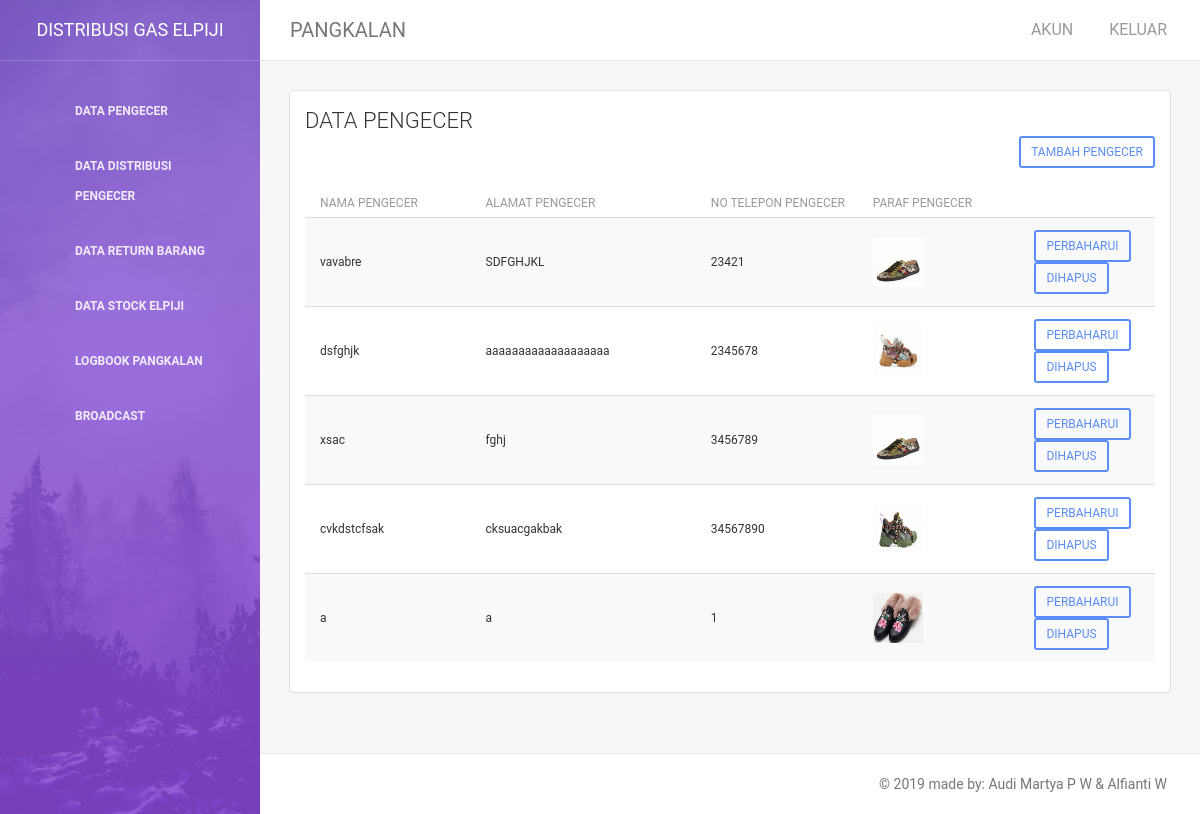
The page /index.php/pengecer on the database as committed earlier.
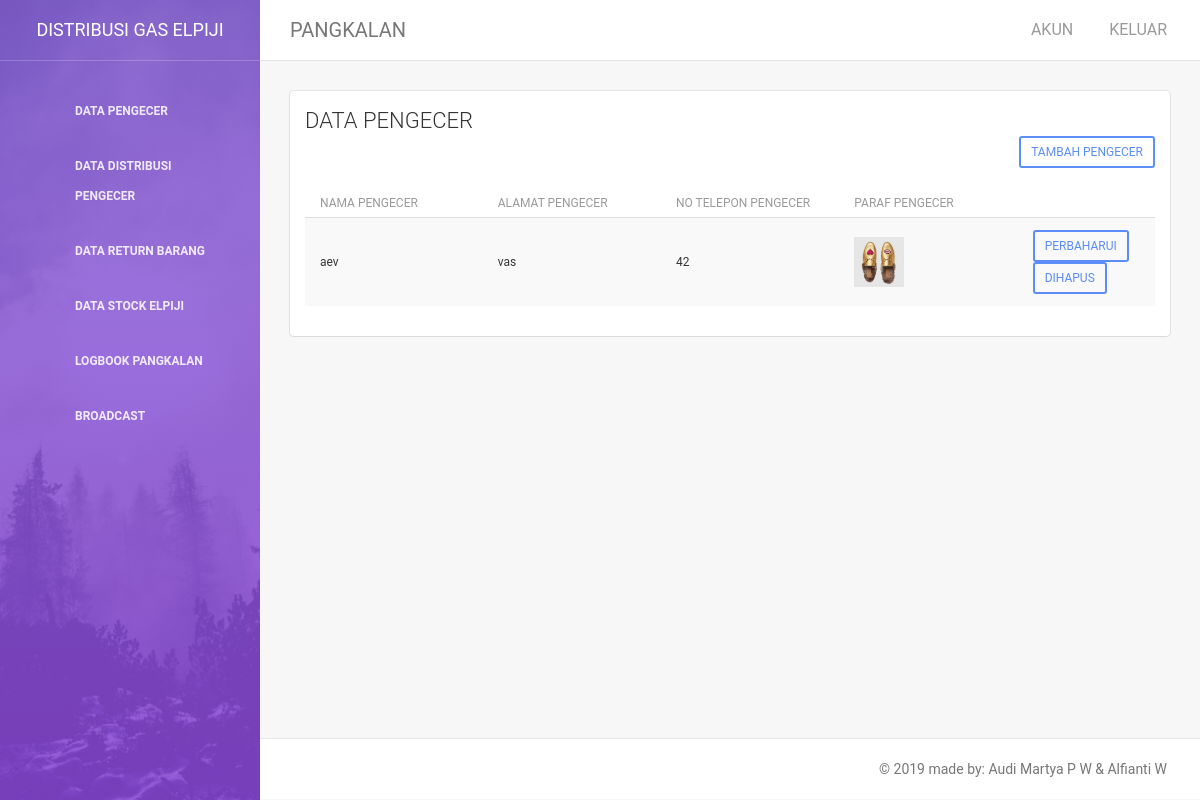
The same page on the database as committed later.
### tables this page shows
CREATE TABLE `member_elpiji` (
  `id_member` int(5) NOT NULL,
  `no_reg` int(20) NOT NULL,
  `nama_member` varchar(50) NOT NULL,
  `nama_pangkalan` varchar(50) NOT NULL,
  `alamat` varchar(100) NOT NULL,
  `no_ktp` int(20) NOT NULL,
  `no_tlp` int(15) NOT NULL,
  `paraf_pembeli` varchar(50) NOT NULL,
  `jenis` enum('agen','pangkalan','pengecer') NOT NULL
);

### application/controllers/Pengecer.php (called while the page is built, shortened)
<?php
class Pengecer extends CI_Controller {
function __construct(){
		$this->load->model('PengecerModel');
		$this->load->library('form_validation', 'session', 'database');
	}
	public function index(){
		$data['Pengecer'] = $this->PengecerModel->GetAll();
		$this->load->view('Template/HeaderPangkalan');
		$this->load->view('Pengecer/DataPengecer',$data);
		$this->load->view('Template/FooterPangkalan');
	}
}

### index.php (called while the page is built, shortened)
<?php
require_once BASEPATH.'core/CodeIgniter.php';

### application/models/PengecerModel.php (called while the page is built, shortened)
<?php
class PengecerModel extends CI_Model {
	public function GetAll(){
		$this->db->from('member_elpiji');
		$data=$this->db->query("SELECT * FROM member_elpiji WHERE jenis = 'pengecer' ");
		return $data->result_array();
	}
	}
?>

### application/views/Pengecer/DataPengecer.php (the view, shortened to what this page needs)
<div class="content">
           <div class="container-fluid">
               <div class="row">
                   <div class="col-md-12">
                       <div class="card">
                           <div class="header">
                               <h4 class="title">DATA PENGECER </h4>
                               <div align="right">
                                 <a href="<?php echo site_url('Pengecer/do_insert/'); ?>">
                                   <button type="button" class="btn btn-primary btn-rounded btn-sm" type="submit">TAMBAH PENGECER</button>
                                 </a>
                                 </div>
                           </div>
                         <div class="content table-responsive table-full">
                               <table id="tblPengecer" width="101%" class="table table-hover table-striped">
                                   <thead>
                                       <th width="9%">Nama Pengecer </th>
                                       <th width="9%">Alamat Pengecer</th>
                                       <th width="9%">No Telepon Pengecer</th>
                                       <th width="9%">Paraf Pengecer</th>
                                   <td width="1%"></thead>
                                   <tbody>
                                       <?php foreach ($Pengecer as $key) { ?>
                                       <tr>
                                           <td><?php echo $key['nama_member']?></td>
                                           <td><?php echo $key['alamat']?></td>
                                           <td><?php echo $key['no_tlp']?></td>
                                           <td>
                                             <img height="50px" width="50px" src="<?php echo base_url();?>assets/img/<?php echo $key ['paraf_pembeli'] ?>">
                                           </td>
                                           <td>
                                             <a href="<?php echo site_url()."/Pengecer/do_update/"; echo $key['id_member']; ?>">
                               <button type="button" class="btn btn-primary btn-rounded btn-sm" type="submit">PERBAHARUI</button>
                           </a>
                           <a href="<?php echo site_url()."/Pengecer/do_delete/"; echo $key['id_member']; ?>">
                               <button type="button" class="btn btn-primary btn-rounded btn-sm" type="submit">DIHAPUS</button>
                           </a>
                                                   </td>
                                       </tr>
                                        <?php } ?>
                                   </tbody>
                             </table>
                         </div>
                       </div>
                   </div>
                 <div class="col-md-12"></div>
               </div>
           </div>
       </div>

Rows that differ between the two databases and show on the page:
removed member_elpiji: nama_member "vavabre", alamat "SDFGHJKL", no_tlp "23421", paraf_pembeli (picture)
removed member_elpiji: nama_member "dsfghjk", alamat "aaaaaaaaaaaaaaaaaaa", no_tlp "2345678", paraf_pembeli (picture)
removed member_elpiji: nama_member "xsac", alamat "fghj", no_tlp "3456789", paraf_pembeli (picture)
removed member_elpiji: nama_member "cvkdstcfsak", alamat "cksuacgakbak", no_tlp "34567890", paraf_pembeli (picture)
no longer on this page (row edited): member_elpiji: nama_member "a", alamat "a", no_tlp "1", paraf_pembeli (picture)
added member_elpiji: nama_member "aev", alamat "vas", no_tlp "42", paraf_pembeli (picture)
